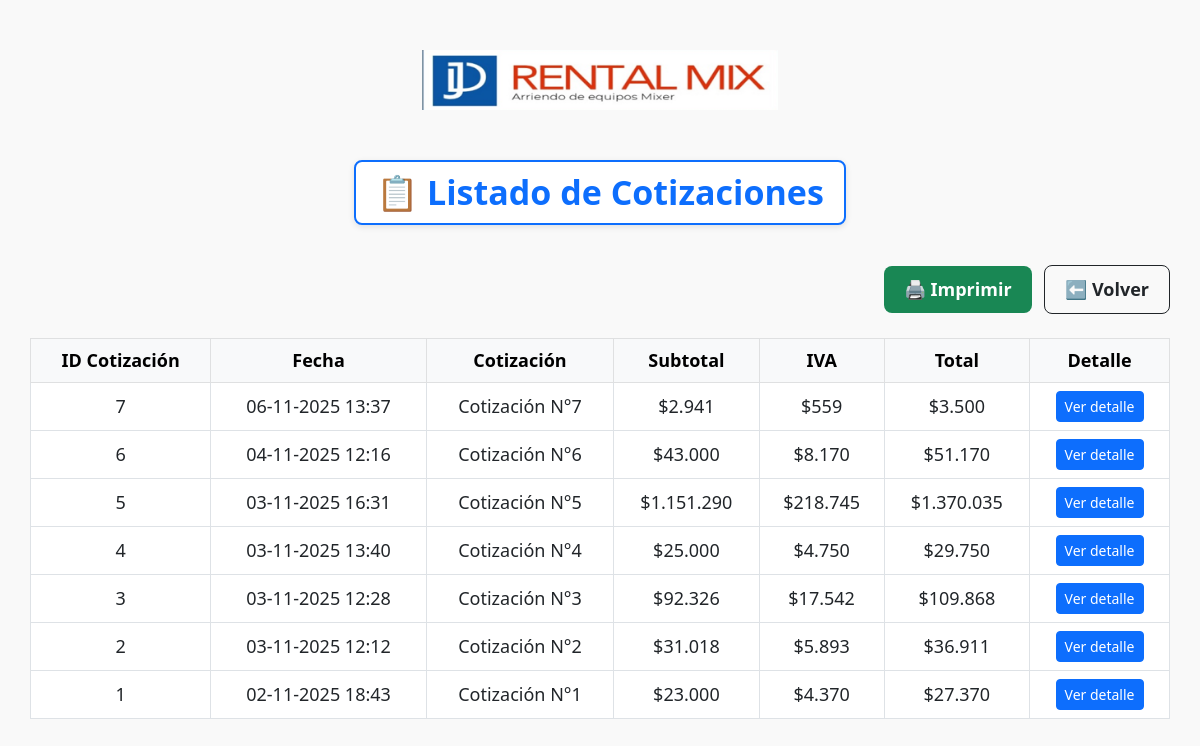
Before: /menu/listado_cotizaciones with the older database file.
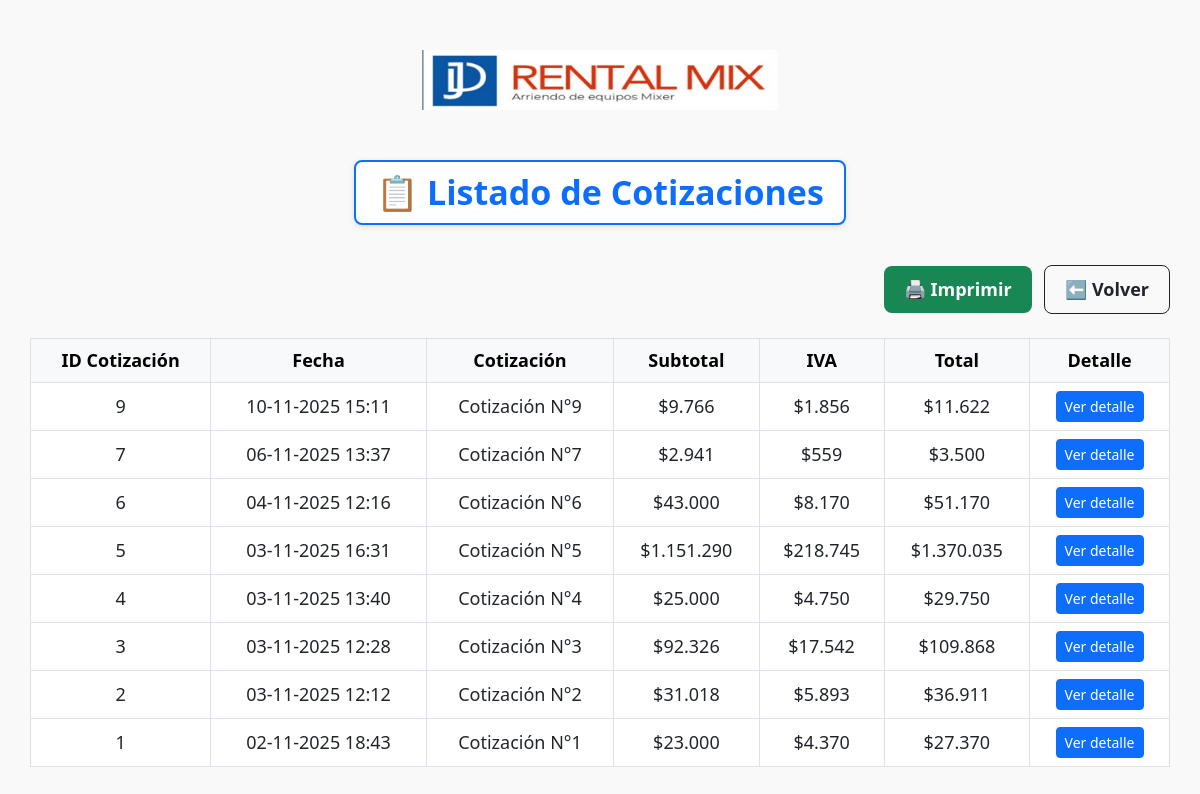
After: the same page with the newer database file.
### sistema_rental/models.py (models this page shows, shortened)
class Cotizacion(models.Model):
    cliente = models.ForeignKey(Cliente, on_delete=models.CASCADE, null=True, blank=True)
    fecha = models.DateTimeField(auto_now_add=True)
    observaciones = models.TextField(blank=True)
    total_neto = models.PositiveIntegerField()
    total_iva = models.PositiveIntegerField()
    total_final = models.PositiveIntegerField()

class DetalleCotizacion(models.Model):
    cotizacion = models.ForeignKey(Cotizacion, on_delete=models.CASCADE, related_name='detalles')
    producto = models.CharField(max_length=255)
    codigo = models.CharField(max_length=50)
    precio_unitario = models.PositiveIntegerField()
    cantidad = models.PositiveIntegerField()
    subtotal = models.PositiveIntegerField()
    iva = models.PositiveIntegerField()
    total = models.PositiveIntegerField()

### sistema_rental/views.py (the view)
# urls.py: path('listado_cotizaciones', views.listado_cotizaciones, name='listado_cotizaciones'),
def listado_cotizaciones(request):
    cotizaciones = Cotizacion.objects.all().order_by('-fecha')
    return render(request, 'listado_cotizaciones.html', {'cotizaciones': cotizaciones})

### ventas/templatetags/formatos.py (called while the page is built)
@register.filter
def formato_chileno(valor):
    try:
        valor = int(round(float(valor)))
        return '{0:,}'.format(valor).replace(',', '.')
    except:
        return valor

### sistema_rental/templates/listado_cotizaciones.html (shortened to what this page needs)
{% load static %}
{% load formatos %}
<!DOCTYPE html>
<html lang="es">
<head>
  <link rel="stylesheet" href="https://cdn.jsdelivr.net/npm/bootstrap@5.3.0/dist/css/bootstrap.min.css">
</head>
<body>
<header>
  <div class="logo">
    <img src="{% static 'img/logo.png' %}" alt="Logo Empresa">
  </div>
</header>
<main>
  <div class="text-center">
    <h1 class="titulo-cotizacion">📋 Listado de Cotizaciones</h1>
  </div>
  <div class="text-end mb-4 no-print">
    <button onclick="window.print()" class="btn btn-imprimir btn-lg me-2">🖨️ Imprimir</button>
    <a href="{% url 'cotizaciones' %}"  class="btn btn-outline-dark btn-lg no-print">⬅️ Volver </a>
  </div>
  <table class="table table-bordered">
    <thead class="table-light">
      <tr>
        <th>ID Cotización</th>
        <th>Fecha</th>
        <th>Cotización</th>
        <th>Subtotal</th>
        <th>IVA</th>
        <th>Total</th>
        <th>Detalle</th>
      </tr>
    </thead>
    <tbody>
      {% for cotizacion in cotizaciones %}
        {% with detalles_validos=cotizacion.detalles.all %}
          {% for detalle in detalles_validos %}
            {% if not detalle.producto|lower == "x" %}
              {% if forloop.first %}
                <tr>
                  <td>{{ cotizacion.id }}</td>
                  <td>{{ cotizacion.fecha|date:"d-m-Y H:i" }}</td>
                  <td>Cotización N°{{ cotizacion.id }}</td>
                  <td>${{ detalle.subtotal|floatformat:0|formato_chileno }}</td>
                  <td>${{ detalle.iva|floatformat:0|formato_chileno }}</td>
                  <td>${{ detalle.total|floatformat:0|formato_chileno }}</td>
                  <td>
                    <a href="{% url 'detalles_cotizacion' cotizacion.id %}" class="btn btn-primary btn-sm">
                      Ver detalle
                    </a>
                  </td>
                </tr>
              {% endif %}
            {% endif %}
          {% endfor %}
        {% endwith %}
      {% empty %}
        <tr>
          <td colspan="7" class="text-muted text-center">No hay cotizaciones registradas.</td>
        </tr>
      {% endfor %}
    </tbody>
  </table>
</main>
</body>
</html>

Changed rows visible on the page:
added Cotizacion: id "9", fecha "10-11-2025 15:11"
added DetalleCotizacion: subtotal "9.766", iva "1.856", total "11.622"
